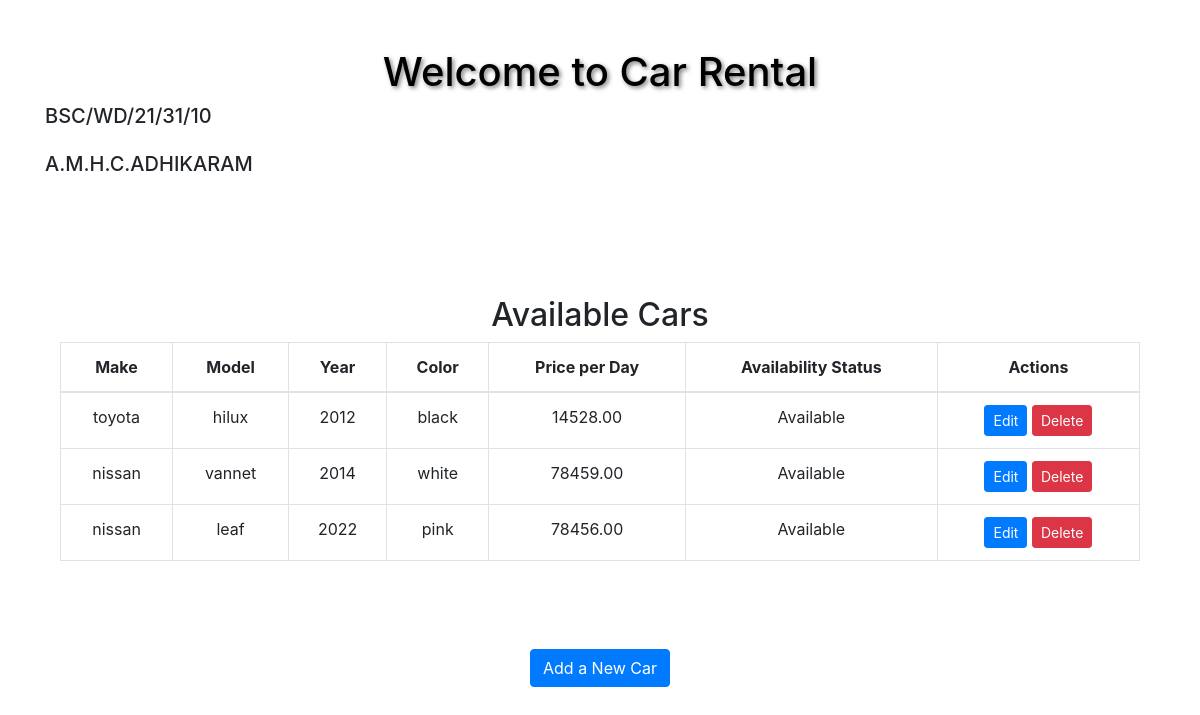
The page / on the database its author committed.
### tables this page shows
CREATE TABLE `cars` (
  `id` int(11) NOT NULL,
  `make` varchar(50) NOT NULL,
  `model` varchar(50) NOT NULL,
  `year` int(11) NOT NULL,
  `color` varchar(50) NOT NULL,
  `price_per_day` decimal(10,2) NOT NULL,
  `availability_status` tinyint(1) NOT NULL
);

### view.php (the view)
<div class="container mt-4">
    <h2>Available Cars</h2>
    <table class="table table-bordered">
        <thead>
            <tr>
                <th>Make</th>
                <th>Model</th>
                <th>Year</th>
                <th>Color</th>
                <th>Price per Day</th>
                <th>Availability Status</th>
                <th>Actions</th>
            </tr>
        </thead>
        <tbody>
            <?php
            $sql = "SELECT * FROM cars";
            $result = $conn->query($sql);
            if ($result === false) {
                echo "<tr><td colspan='7' class='text-center'>Error executing the query: " . $conn->error . "</td></tr>";
            } else {
                if ($result->num_rows > 0) {
                    while ($row = $result->fetch_assoc()) {
                        echo "<tr>";
                        echo "<td>" . $row["make"] . "</td>";
                        echo "<td>" . $row["model"] . "</td>";
                        echo "<td>" . $row["year"] . "</td>";
                        echo "<td>" . $row["color"] . "</td>";
                        echo "<td>" . $row["price_per_day"] . "</td>";
                        echo "<td>" . ($row["availability_status"] ? "Available" : "Rented") . "</td>";
                        echo "<td>";
                        echo "<a href='?action=edit&id=" . $row["id"] . "' class='btn btn-primary btn-sm'>Edit</a> ";
                        echo "<a href='?action=delete&id=" . $row["id"] . "' class='btn btn-danger btn-sm' onclick='return confirm(\"Are you sure you want to delete this car?\")'>Delete</a>";
                        echo "</td>";
                        echo "</tr>";
                    }
                } else {
                    echo "<tr><td colspan='7' class='text-center'>No cars available in the inventory.</td></tr>";
                }
            }
            ?>
        </tbody>
    </table>
</div>

### index.php (shortened to what this page needs)
<!DOCTYPE html>
<html>
<head>
    <link href="https://cdn.jsdelivr.net/npm/bootstrap@4.5.2/dist/css/bootstrap.min.css" rel="stylesheet">
</head>
<body>
    <div class="container">
        <h1 class="mt-5">
            Welcome to Car Rental
        </h1>
        <h5 class="mb-4">
            BSC/WD/21/31/10
        </h5>
        <h5 class="mb-4">
            A.M.H.C.ADHIKARAM
        </h5>
        <br><br><br>
        <?php
        include 'conect.php';
        if (isset($_GET['action'])) {
            $action = $_GET['action'];
            switch ($action) {
                case 'add':
                    include 'add.php';
                    break;
                case 'edit':
                    include 'edit.php';
                    break;
                case 'delete':
                    include 'delet.php';
                    break;
                default:
                    include 'view.php';
            }
        } else {
            include 'view.php';
        }
        ?>
        <br><br><br>
        <div class="text-center">
            <p><a href="?action=add" class="btn btn-primary">Add a New Car</a></p>
        </div>
    </div>
</body>
</html>

### index.php (style rules this page uses)
.mt-5 { color: black; text-align: center; margin-top: 5rem; text-shadow: 2px 2px 4px rgba(0, 0, 0, 0.5); }
.mt-4 { text-align: center; }

### rows shown on the page
cars: make "toyota", model "hilux", year "2012", color "black", price_per_day "14528.00", availability_status "Available"
cars: make "nissan", model "vannet", year "2014", color "white", price_per_day "78459.00", availability_status "Available"
cars: make "nissan", model "leaf", year "2022", color "pink", price_per_day "78456.00", availability_status "Available"
